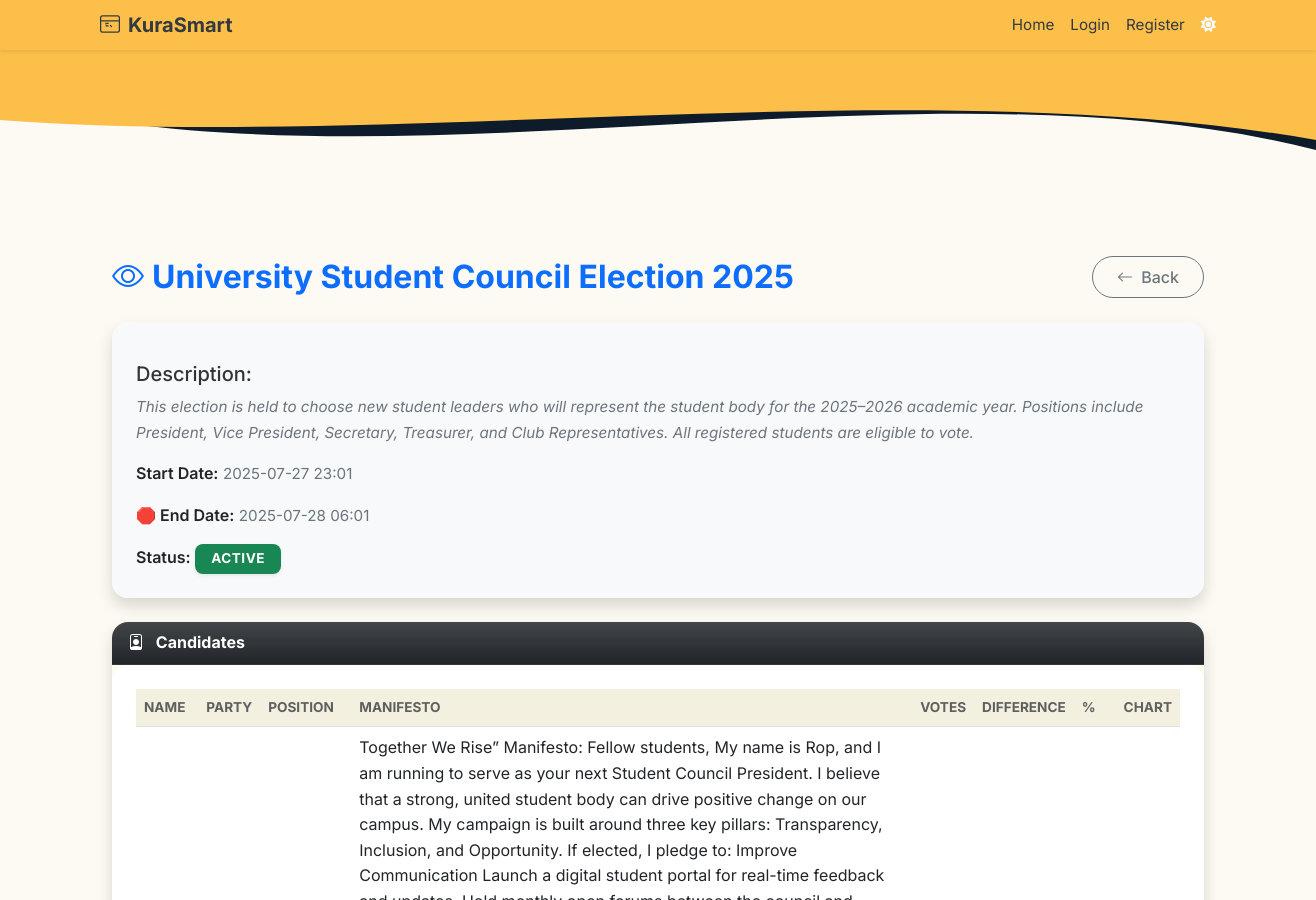
The app's page /admin/elections/10 (upper part), older data.
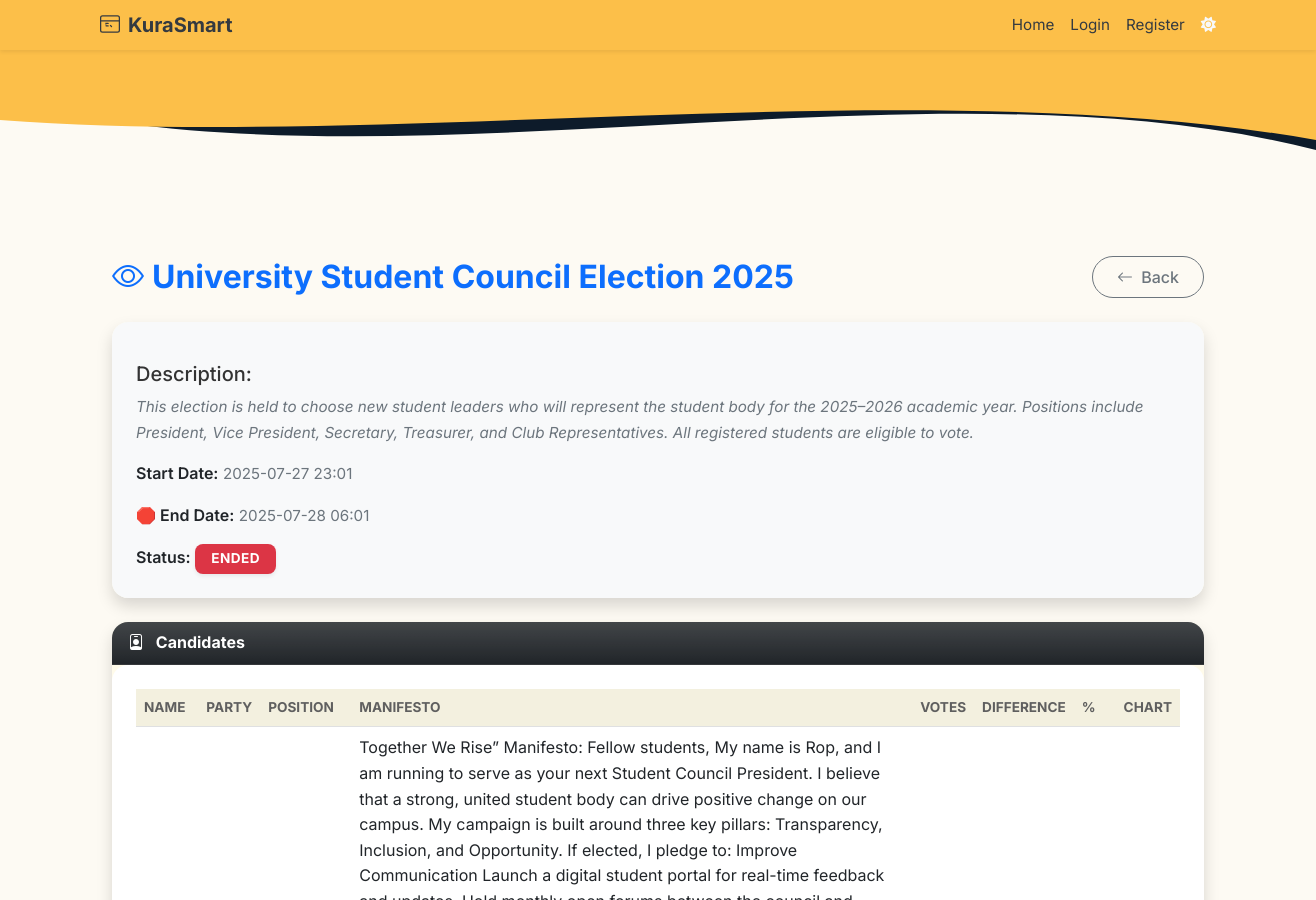
The same page, newer data.
### app/models.py (models this page shows, shortened)
class Election(db.Model):
    __tablename__ = 'election'
    id = db.Column(db.Integer, primary_key=True)
    title = db.Column(db.String(255), nullable=False)
    description = db.Column(db.Text)
    start_date = db.Column(db.DateTime, nullable=False)
    end_date = db.Column(db.DateTime, nullable=False)
    is_active = db.Column(db.Boolean, default=True)
    status = db.Column(db.Enum(ElectionStatusEnum), nullable=False, default=ElectionStatusEnum.INACTIVE)
    created_at = db.Column(db.DateTime, default=datetime.utcnow)
    updated_at = db.Column(db.DateTime, onupdate=func.now())
    deactivated_by = db.Column(db.Integer, db.ForeignKey('users.id'))
    candidates = db.relationship('Candidate', back_populates='election', lazy='select')
    positions = db.relationship('Position', back_populates='election', lazy='select', cascade="all, delete-orphan")
    votes = db.relationship('Vote', back_populates='election', lazy='select')

### app/routes/web_auth.py (the view)
@admin_web_bp.route("/elections/<int:election_id>")
def view_election(election_id):
    election = Election.query.get_or_404(election_id)
    candidates = Candidate.query.filter_by(election_id=election_id).all()
    vote_counts = (
        db.session.query(Vote.candidate_id, func.count(Vote.id).label("vote_count"))
        .filter(Vote.election_id == election_id)
        .group_by(Vote.candidate_id)
        .all()
    )
    vote_count_map = {cid: count for cid, count in vote_counts}
    for candidate in candidates:
        candidate.vote_count = vote_count_map.get(candidate.id, 0)
    total_votes = sum(vote_count_map.values())
    return render_template(
        "admin/view_election.html",
        election=election,
        candidates=candidates,
        total_votes=total_votes,
    )

### app/routes/web_auth.py (called while the page is built)
@admin_web_bp.context_processor
def inject_notifications():
    if current_user.is_authenticated:
        unread_notifications = Notification.query.filter_by(user_id=current_user.id, read=False).order_by(Notification.created_at.desc()).all()
        return dict(unread_notifications=unread_notifications)
    return dict(unread_notifications=[])

### app/templates/admin/view_election.html (shortened to what this page needs)
{% extends "base.html" %}
{% block content %}
<div class="container py-5" data-aos="fade-up">
  <div class="d-flex justify-content-between align-items-center mb-4">
    <h2 class="fw-bold mb-0 text-primary">
      <i class="bi bi-eye me-2"></i>{{ election.title }}
    </h2>
    <a href="{{ url_for('admin_web.manage_elections') }}" class="btn btn-outline-secondary rounded-pill px-4">
      <i class="bi bi-arrow-left me-1"></i> Back
    </a>
  </div>
  <div class="card shadow rounded-4 border-0 mb-4">
    <div class="card-body bg-light rounded-4">
      <p class="mb-3">
        <span class="fw-semibold text-dark"><h5>Description:</h5></span>
        <span class="text-muted fst-italic">{{ election.description or '—' }}</span>
      </p>
      <p>
        <span class="fw-semibold text-dark">Start Date:</span>
        <span class="text-muted">{{ election.start_date.strftime('%Y-%m-%d %H:%M') }}</span>
      </p>
      <p>
        <span class="fw-semibold text-dark">🛑 End Date:</span>
        <span class="text-muted">{{ election.end_date.strftime('%Y-%m-%d %H:%M') }}</span>
      </p>
      <p class="mb-0">
        {% set status_clr = {'inactive':'secondary','active':'success','paused':'warning','ended':'danger'}.get(election.status.value,'dark') %}
        <span class="fw-semibold text-dark">Status:</span>
        <span class="badge bg-{{ status_clr }} text-uppercase shadow-sm px-3 py-2">{{ election.status.value.title() }}</span>
      </p>
    </div>
  </div>
  <div class="card shadow rounded-4 border-0">
    <div class="card-header bg-gradient bg-dark text-white fw-bold rounded-top-4">
      <i class="bi bi-person-badge me-2"></i> Candidates
    </div>
    <div class="card-body bg-white rounded-bottom-4">
      {% if candidates %}
        <div class="table-responsive">
          <table class="table table-hover align-middle">
            <thead class="table-light text-uppercase small text-muted">
              <tr>
                <th>Name</th>
                <th>Party</th>
                <th>Position</th>
                <th>Manifesto</th>
                {% if election.status.value in ['active', 'ended'] %}
                  <th>Votes</th>
                  <th>Difference</th>
                  <th>%</th>
                  <th>Chart</th>
                {% endif %}
              </tr>
            </thead>
            <tbody>
              {% set sorted_candidates = candidates|sort(attribute='vote_count', reverse=True) %}
              {% set top_vote = sorted_candidates[0].vote_count if sorted_candidates else 0 %}
              {% for cand in sorted_candidates %}
                {% set is_leader = cand.vote_count == top_vote and top_vote > 0 %}
                {% set vote_percent = (cand.vote_count / total_votes * 100) if total_votes > 0 else 0 %}
                <tr class="{% if is_leader %}table-success fw-semibold{% endif %}">
                  <td>
                  </td>
                  <td>{{ cand.party_name or '—' }}</td>
                  <td>{{ cand.position }}</td>
                  <td class="text-wrap" style="white-space: pre-wrap;">{{ cand.manifesto }}</td>
                  {% if election.status.value in ['active', 'ended'] %}
                    <td>{{ cand.vote_count }}</td>
                    {% if is_leader %}
                      <td>—</td>
                    {% else %}
                      <td>{{ top_vote - cand.vote_count }} behind</td>
                    {% endif %}
                    <td>{{ vote_percent|round(2) }}%</td>
                    <td>
                    </td>
                  {% endif %}
                </tr>
              {% endfor %}
            </tbody>
          </table>
        </div>
      {% else %}
        <p class="text-center text-muted">No candidates found for this election.</p>
      {% endif %}
    </div>
  </div>
</div>
{% endblock %}

Row changes from the older to the newer data that the page shows:
changed Election: status.value "ACTIVE" → "ENDED"
